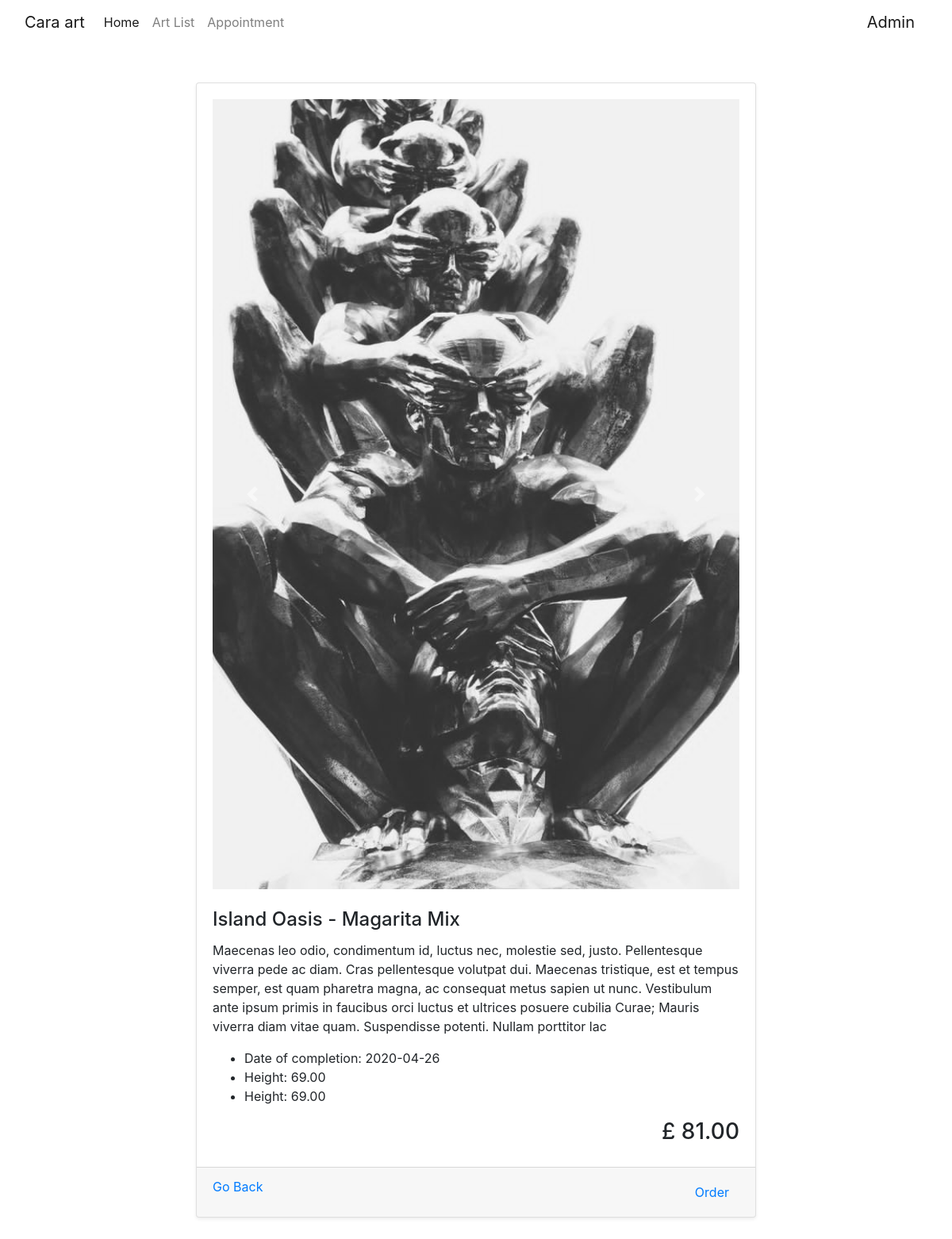
Page /art_view.php?id=1 on the committed database.
### tables this page shows
CREATE TABLE `artwork` (
  `id` int(11) NOT NULL,
  `name` varchar(100) NOT NULL,
  `completion_date` date NOT NULL,
  `width` decimal(10,2) NOT NULL,
  `height` decimal(10,2) NOT NULL,
  `price` decimal(10,2) NOT NULL,
  `description` text NOT NULL
);

### functions.php (called while the page is built, shortened)
<?php
function getArtwork($id)
{
    $connection = getConnection();
    $stmt = $connection->prepare('select * from artwork where id =?');
    $stmt->setFetchMode(PDO::FETCH_ASSOC);
    $stmt->bindParam(1, $id);
    $stmt->execute();
    $data = $stmt->fetch();
    $stmt2 = $connection->prepare('select TO_BASE64(image) as image from `artwork_images` where artwork_id = ?');
    $stmt2->setFetchMode(PDO::FETCH_ASSOC);
    $stmt2->bindParam(1, $data['id'], PDO::PARAM_INT);
    $stmt2->execute();
    return ['data' => $data, 'images' => $stmt2->fetchAll()];
}

### art_view.php (the view, shortened to what this page needs)
<?php
require_once "template/header.php";
?>
    <div class="content-box p-5 d-flex align-items-center">
        <div class="container ">
            <div class="row justify-content-center">
                <?php
                include "functions.php";
                $id = $_GET['id'];
                $data = getArtwork($id);
                $art = $data['data'];
                $images = $data['images'];
                ?>
                <div class="col-12 col-sm-8">
                    <div class="card shadow-sm">
                        <div class="card-body">
                            <?php if(count($images) > 0):?>
                            <div id="carouselExampleControls" class="carousel slide mb-4" data-ride="carousel">
                                <div class="carousel-inner">
                                    <?php foreach($images as $key => $val):?>
                                    <?php if($key==0):?>
                                    <div class="carousel-item active">
                                        <img class="d-block w-100" alt="">
                                    </div>
                                    <?php else:?>
                                    <div class="carousel-item">
                                        <img class="d-block w-100" alt="">
                                    </div>
                                    <?php endif; ?>
                                    <?php endforeach; ?>
                                </div>
                                <a class="carousel-control-prev" href="#carouselExampleControls" role="button" data-slide="prev">
                                    <span class="carousel-control-prev-icon" aria-hidden="true"></span>
                                </a>
                                <a class="carousel-control-next" href="#carouselExampleControls" role="button" data-slide="next">
                                    <span class="carousel-control-next-icon" aria-hidden="true"></span>
                                </a>
                            </div>
                            <?php endif; ?>
                            <h4 class="card-title"><?php echo($art['name']); ?></h4>
                            <p class="card-text"><?php echo substr($art['description'], 0, 400); ?></p>
                            <ul>
                                <li>Date of completion: <?php echo $art['completion_date']; ?></li>
                                <li>Height: <?php echo $art['height']; ?></li>
                                <li>Height: <?php echo $art['height']; ?></li>
                            </ul>
                            <h3 class="text-right">£ <?php echo($art['price']); ?></h3>
                        </div>
                        <div class="card-footer d-flex justify-content-between">
                            <a clas="btn btn-link" href="javascript:history.back()">Go Back</a>
                            <a class="btn btn-link" href="<?php echo $base_url ?>order.php?id=<?php echo $art['id'] ?>&name=<?php echo $art['name'] ?>">Order</a>
                        </div>
                    </div>
                </div>
            </div>
        </div>
    </div>

### template/header.php (shortened to what this page needs)
<?php
$base_url="https://devweb2020.cis.strath.ac.uk/~pkb18161/ahtaewshsihtin/ass2/";
?>
<!doctype html>
<html lang="en">
<head>
    <link rel="stylesheet" href="https://cdn.jsdelivr.net/npm/bootstrap@4.5.3/dist/css/bootstrap.min.css">
    <link rel="stylesheet" href="./assets/css/style.css">
</head>
<body>
<div class="container-fluid">
    <div class="row">
        <div class="col-12 no-gutter">
            <nav class="navbar navbar-expand-lg navbar-light">
                <a class="navbar-brand" href="<?php echo($base_url); ?>index.php">Cara art</a>
                <div class="collapse navbar-collapse" id="navbarSupportedContent">
                    <ul class="navbar-nav mr-auto">
                        <li class="nav-item active">
                            <a class="nav-link" href="<?php echo($base_url); ?>index.php">Home <span class="sr-only">(current)</span></a>
                        </li>
                        <li class="nav-item">
                            <a class="nav-link" href="<?php echo($base_url); ?>art_list.php?page=0">Art List</a>
                        </li>
                        <li class="nav-item">
                            <a class="nav-link" href="<?php echo($base_url); ?>appointment.php">Appointment</a>
                        </li>
                    </ul>
                    <a  class="navbar-brand" href="<?php echo($base_url); ?>admin.php">Admin</a>
                </div>
            </nav>
        </div>
    </div>
</div>

### rows in the picture
artwork: name "Island Oasis - Magarita Mix", description "Maecenas leo odio, condimentum id, luctus nec, molestie sed, justo. Pellentesque viverra pede ac diam. Cras pellentesque volutpat dui. Maecenas tristique, est et tempus semper, est quam pharetra magna, ac consequat metus sapien ut nunc. Vestibulum ante ipsum primis in faucibus orci luctus et ultrices posuere cubilia Curae; Mauris viverra diam vitae quam. Suspendisse potenti. Nullam porttitor lac", completion_date "2020-04-26", height "69.00", price "81.00"
